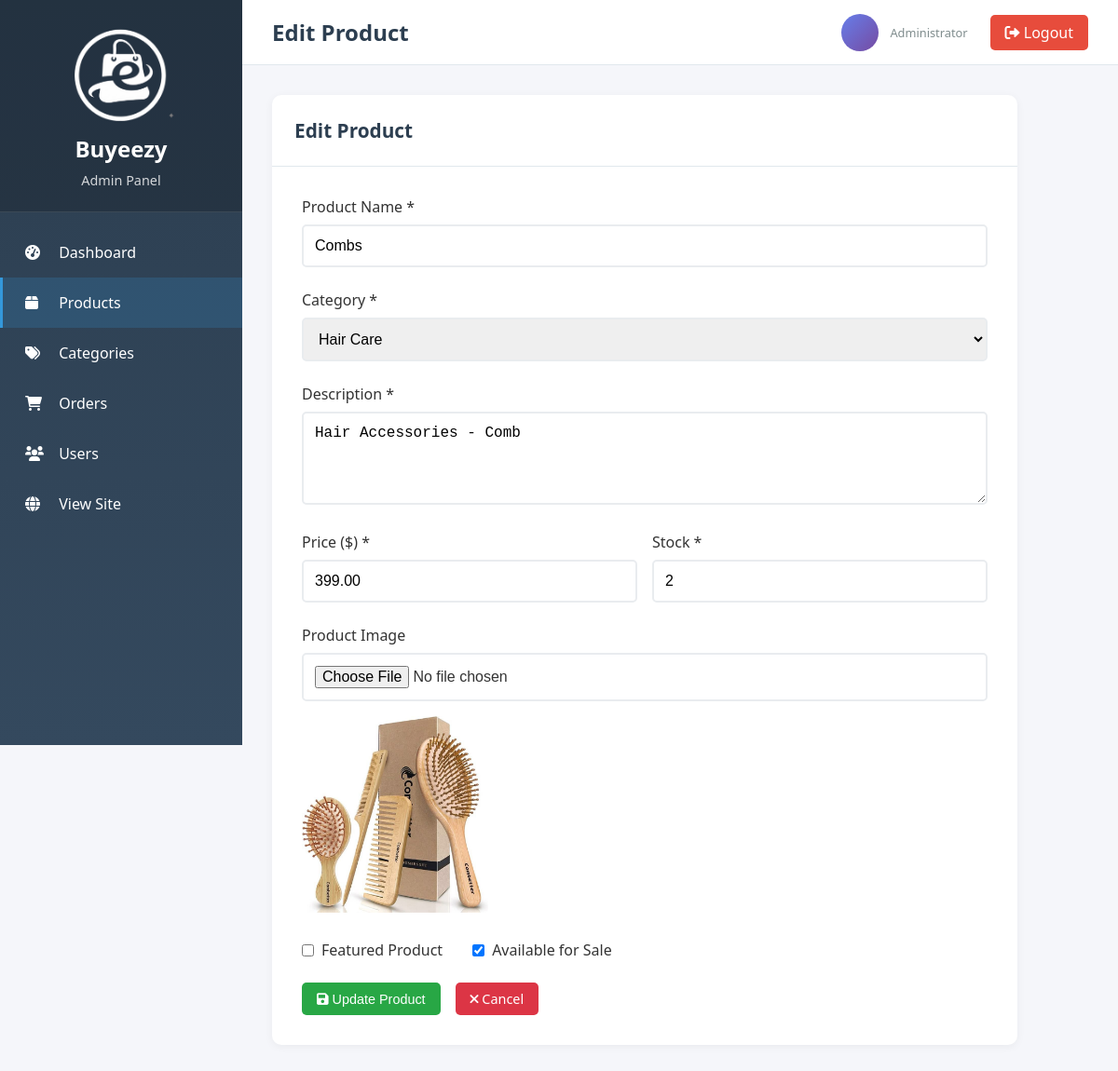
The page /admin-panel/products/edit/65/ (signed in) on the database as committed earlier.
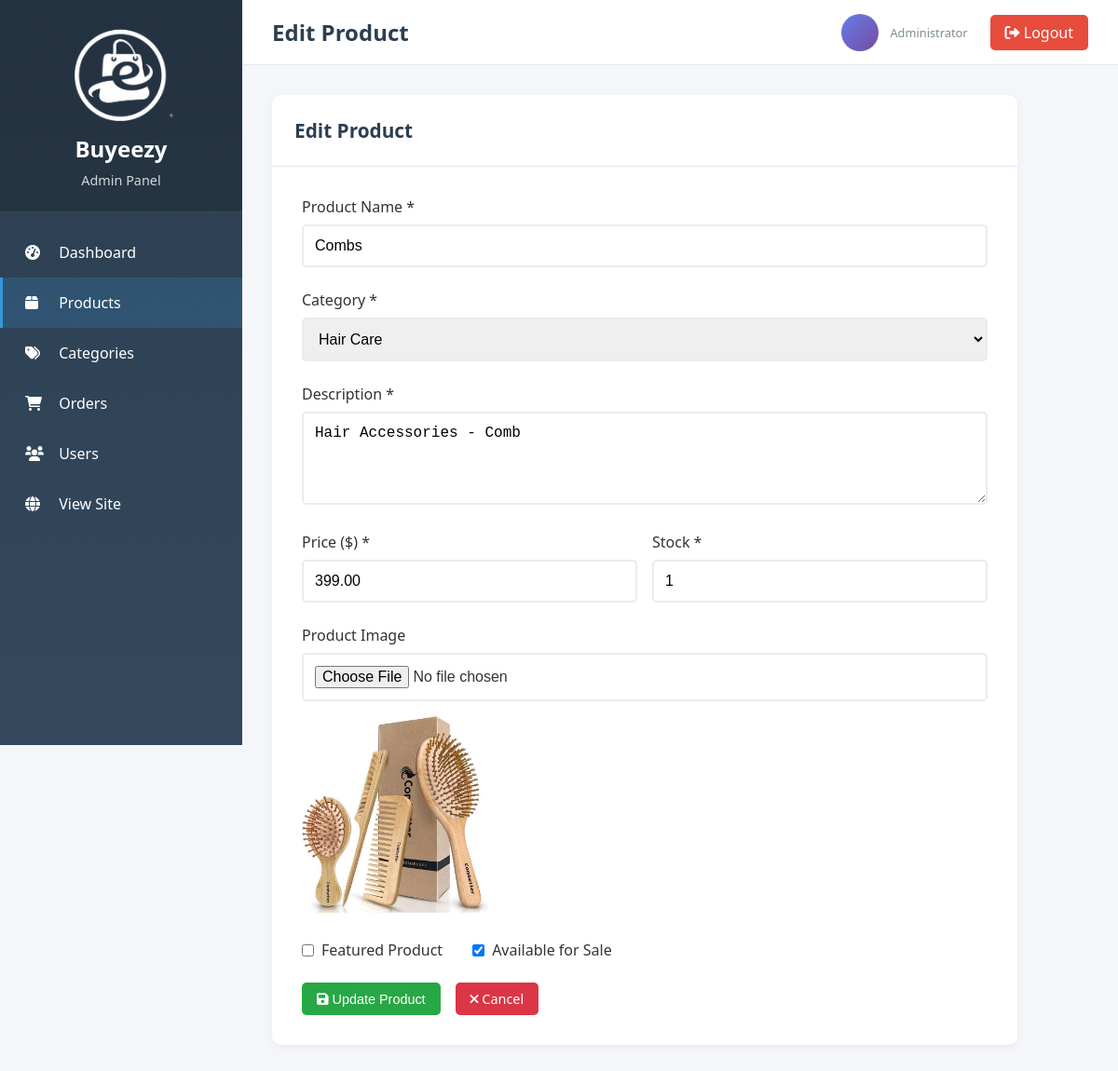
The same page on the database as committed later.
### store/models.py (models this page shows, shortened)
class Product(models.Model):
    name = models.CharField(max_length=200)
    slug = models.SlugField(max_length=200, unique=True)
    category = models.ForeignKey(Category, on_delete=models.CASCADE, related_name='products')
    description = models.TextField()
    price = models.DecimalField(max_digits=10, decimal_places=2)
    image = models.ImageField(upload_to='products/', blank=True, null=True)
    stock = models.PositiveIntegerField(default=0)
    available = models.BooleanField(default=True)
    featured = models.BooleanField(default=False)
    created_at = models.DateTimeField(auto_now_add=True)
    updated_at = models.DateTimeField(auto_now=True)
    class Meta:
        ordering = ['-created_at']
        indexes = [
            models.Index(fields=['slug']),
            models.Index(fields=['available']),
            models.Index(fields=['featured']),
        ]

class Category(models.Model):
    name = models.CharField(max_length=100)
    slug = models.SlugField(max_length=100)
    description = models.TextField(blank=True)
    parent = models.ForeignKey('self', on_delete=models.CASCADE, null=True, blank=True, related_name='children')
    created_at = models.DateTimeField(auto_now_add=True)
    class Meta:
        verbose_name_plural = 'categories'
        unique_together = ('name', 'parent')

### store/admin_views.py (the view, shortened to what this page needs)
# urls.py: path('products/edit/<int:product_id>/', admin_views.admin_product_edit, name='product_edit'),
@staff_member_required
def admin_product_edit(request, product_id):
    product = get_object_or_404(Product, id=product_id)
    categories = Category.objects.all()
    context = {
        'product': product,
        'categories': categories,
        'edit_mode': True
    }
    return render(request, 'admin_panel/product_form.html', context)

### cart/context_processors.py (called while the page is built)
def cart_context(request):
    cart_items_count = 0
    cart_total = 0
    if request.user.is_authenticated:
        cart_items = CartItem.objects.filter(user=request.user)
        cart_items_count = cart_items.aggregate(total_items=Sum('quantity'))['total_items'] or 0
        cart_total = cart_items.aggregate(total=Sum(F('quantity') * F('product__price')))['total'] or 0
    return {
        'cart_items_count': cart_items_count,
        'cart_total': cart_total,
    }

### templates/admin_panel/product_form.html (shortened to what this page needs)
{% extends 'admin_panel/base.html' %}
{% block page_title %}{% if edit_mode %}Edit{% else %}Add New{% endif %} Product{% endblock %}
{% block content %}
<div style="max-width: 800px;">
    <div class="admin-table-container">
        <div class="admin-table-header">
            <h2>{% if edit_mode %}Edit Product{% else %}Add New Product{% endif %}</h2>
        </div>
        <div style="padding: 2rem;">
            <form method="post" enctype="multipart/form-data">
                <div class="form-group">
                    <label class="form-label">Product Name *</label>
                    <input type="text" name="name" class="form-control" value="{% if product %}{{ product.name }}{% endif %}" required>
                </div>
                <div class="form-group">
                    <label class="form-label">Category *</label>
                    <select name="category" class="form-control" required>
                        {% for category in categories %}
                            <option value="{{ category.id }}" {% if product and product.category.id == category.id %}selected{% endif %}>
                                {{ category.name }}
                            </option>
                        {% endfor %}
                    </select>
                </div>
                <div class="form-group">
                    <label class="form-label">Description *</label>
                    <textarea name="description" class="form-control" required>{% if product %}{{ product.description }}{% endif %}</textarea>
                </div>
                <div style="display: grid; grid-template-columns: 1fr 1fr; gap: 1rem;">
                    <div class="form-group">
                        <label class="form-label">Price ($) *</label>
                        <input type="number" name="price" step="0.01" min="0" class="form-control" value="{% if product %}{{ product.price }}{% endif %}" required>
                    </div>
                    <div class="form-group">
                        <label class="form-label">Stock *</label>
                        <input type="number" name="stock" min="0" class="form-control" value="{% if product %}{{ product.stock }}{% endif %}" required>
                    </div>
                </div>
                <div class="form-group">
                    <label class="form-label">Product Image</label>
                    <input type="file" name="image" class="form-control" accept="image/*">
                    {% if product and product.image %}
                        <div style="margin-top: 1rem;">
                            <img src="{{ product.image.url }}" alt="{{ product.name }}" style="max-width: 200px; border-radius: 5px;">
                        </div>
                    {% endif %}
                </div>
                <div style="display: flex; gap: 2rem; margin-bottom: 1.5rem;">
                    <label style="display: flex; align-items: center; gap: 0.5rem; cursor: pointer;">
                        <input type="checkbox" name="featured" {% if product and product.featured %}checked{% endif %}>
                        <span>Featured Product</span>
                    </label>
                    <label style="display: flex; align-items: center; gap: 0.5rem; cursor: pointer;">
                        <input type="checkbox" name="available" {% if not product or product.available %}checked{% endif %}>
                        <span>Available for Sale</span>
                    </label>
                </div>
                <div style="display: flex; gap: 1rem;">
                    <button type="submit" class="btn btn-success">
                        <i class="fas fa-save"></i> {% if edit_mode %}Update{% else %}Add{% endif %} Product
                    </button>
                    <a href="{% url 'admin_panel:products' %}" class="btn btn-danger">
                        <i class="fas fa-times"></i> Cancel
                    </a>
                </div>
            </form>
        </div>
    </div>
</div>
{% endblock %}

Rows that differ between the two databases and show on the page:
changed Product "Combs": stock "2" → "1"
